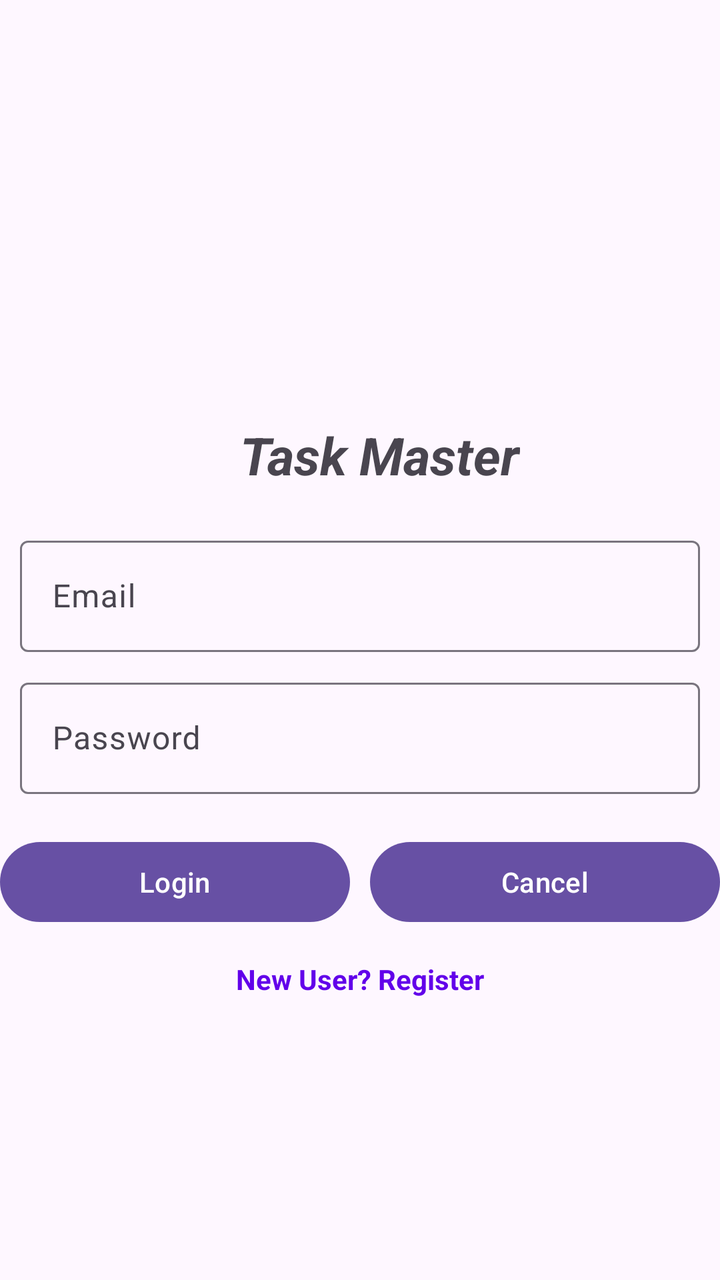
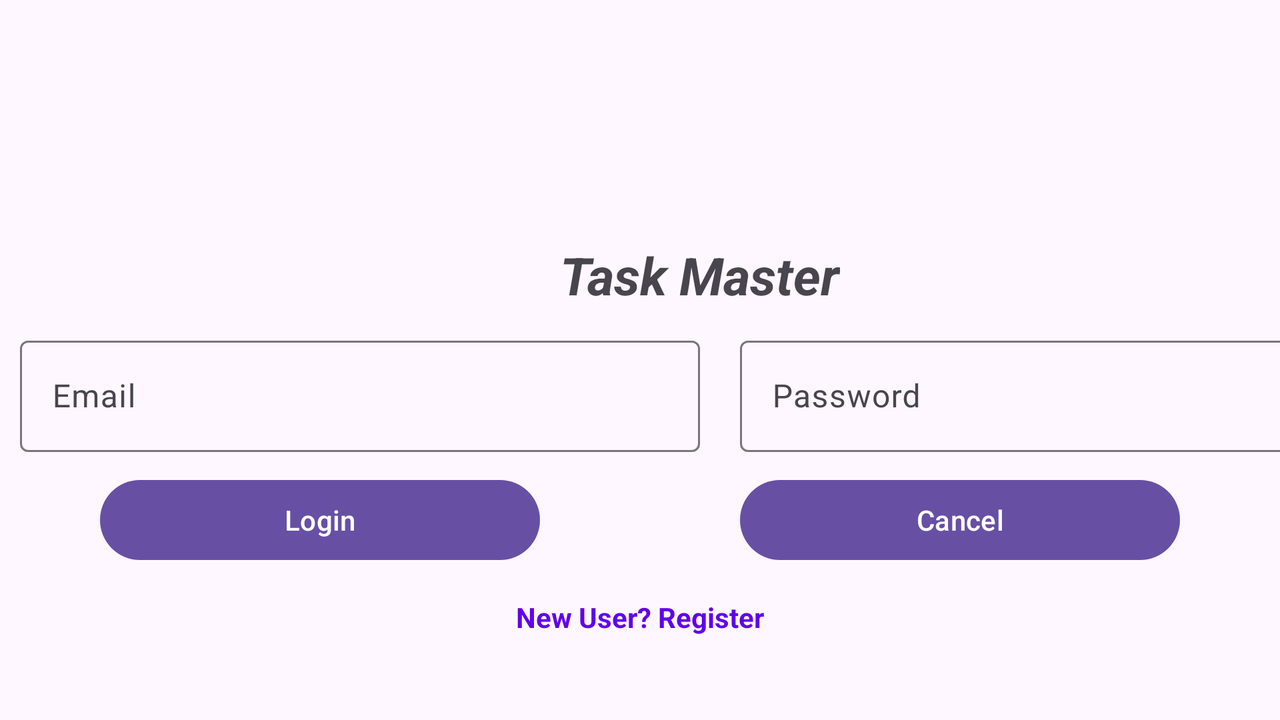

An Android layout and its configuration variant, each rendered on a device that would load it. The default file and the variant file are quoted in full after the pictures.
<!-- AndroidManifest.xml: application theme Theme.Task_Master -->
<!-- res/layout/activity_login.xml -->
<?xml version="1.0" encoding="utf-8"?>
<LinearLayout xmlns:android="http://schemas.android.com/apk/res/android"
    xmlns:app="http://schemas.android.com/apk/res-auto"
    xmlns:tools="http://schemas.android.com/tools"
    android:id="@+id/main"
    android:orientation="vertical"
    android:layout_width="match_parent"
    android:layout_height="match_parent"
    tools:context=".Login">


    <ImageView
        android:id="@+id/ivLogo"
        android:layout_width="100dp"
        android:layout_height="100dp"
        android:contentDescription="Logo"
        android:src="@drawable/ic_logo"
        android:layout_marginLeft="140dp"
        android:layout_marginTop="100dp"
        />

    <TextView
        android:layout_width="wrap_content"
        android:layout_height="wrap_content"
        android:text="Task Master"
        android:textSize="26sp"
        android:textStyle="bold | italic"
        android:layout_marginTop="10dp"
        android:layout_marginLeft="120dp"
        android:id="@+id/tvSlogan"

        />

    <com.google.android.material.textfield.TextInputLayout
        android:layout_width="match_parent"
        android:layout_height="wrap_content"
        android:layout_marginTop="20dp"
        android:layout_marginLeft="10dp"
        android:layout_marginRight="10dp"
        >

        <com.google.android.material.textfield.TextInputEditText
            android:layout_width="match_parent"
            android:layout_height="match_parent"
            android:hint="@string/Email"
            android:id="@+id/etEmail"
            android:inputType="textEmailAddress"
            />

    </com.google.android.material.textfield.TextInputLayout>


    <com.google.android.material.textfield.TextInputLayout
        android:layout_width="match_parent"
        android:layout_height="wrap_content"
        android:layout_marginTop="10dp"
        android:layout_marginLeft="10dp"
        android:layout_marginRight="10dp"
        >

        <com.google.android.material.textfield.TextInputEditText
            android:layout_width="match_parent"
            android:layout_height="match_parent"
            android:hint="@string/password"
            android:id="@+id/etPassword"
            android:inputType="textPassword"
            />

    </com.google.android.material.textfield.TextInputLayout>

    <LinearLayout
        android:layout_width="match_parent"
        android:layout_height="wrap_content"

        >
        <Button
            android:id="@+id/btnLogin"
            android:layout_weight="1"
            android:layout_width="0dp"
            android:layout_height="wrap_content"
            android:text="@string/login"
            android:layout_marginTop="20dp"
            android:layout_marginRight="5dp"
            />

        <Button
            android:id="@+id/btnCancel"
            android:layout_width="0dp"
            android:layout_weight="1"
            android:layout_height="wrap_content"
            android:text="@string/cancel"
            android:layout_marginTop="20dp"
            android:layout_marginLeft="5dp"
            />

    </LinearLayout>

    <TextView
        android:id="@+id/tvSignup"
        android:layout_width="wrap_content"
        android:layout_height="wrap_content"
        android:layout_gravity="center"
        android:layout_marginTop="15dp"
        android:text="New User? Register"
        android:textColor="#6200EA"
        android:textStyle="bold"

        />


</LinearLayout>
<!-- resources referenced by this layout -->
<resources>
  <string name="Email">Email</string>
  <string name="cancel">Cancel</string>
  <string name="login">Login</string>
  <string name="password">Password</string>
  <style name="Theme.Task_Master" parent="Base.Theme.Task_Master" />
  <style name="Base.Theme.Task_Master" parent="Theme.Material3.DayNight.NoActionBar">
          
          
      </style>
</resources>
<!-- res/layout-land/activity_login.xml (the repository's variant of the layout above) -->
<!-- drawn on the phone turned sideways -->
<?xml version="1.0" encoding="utf-8"?>
<LinearLayout xmlns:android="http://schemas.android.com/apk/res/android"
    xmlns:app="http://schemas.android.com/apk/res-auto"
    xmlns:tools="http://schemas.android.com/tools"
    android:id="@+id/main"
    android:orientation="vertical"
    android:layout_width="match_parent"
    android:layout_height="match_parent"
    tools:context=".Login">


    <ImageView
        android:id="@+id/ivLogo"
        android:layout_width="100dp"
        android:layout_height="100dp"
        android:layout_marginStart="300dp"
        android:layout_marginTop="10dp"
        android:contentDescription="Logo"
        android:src="@drawable/ic_logo" />

    <TextView
        android:layout_width="wrap_content"
        android:layout_height="wrap_content"
        android:text="Task Master"
        android:textSize="26sp"
        android:textStyle="bold | italic"
        android:layout_marginTop="10dp"
        android:layout_marginStart="280dp"
        android:id="@+id/tvSlogan"

        />

    <LinearLayout
        android:layout_width="match_parent"
        android:layout_height="wrap_content"
        android:orientation="horizontal"
        >

        <com.google.android.material.textfield.TextInputLayout
            android:layout_width="340dp"
            android:layout_height="wrap_content"
            android:layout_marginTop="10dp"
            android:layout_marginLeft="10dp"
            android:layout_marginRight="10dp"
            >

            <com.google.android.material.textfield.TextInputEditText
                android:layout_width="match_parent"
                android:layout_height="match_parent"
                android:hint="@string/Email"
                android:id="@+id/etEmail"
                android:inputType="textEmailAddress"
                />

        </com.google.android.material.textfield.TextInputLayout>


        <com.google.android.material.textfield.TextInputLayout
            android:layout_width="340dp"
            android:layout_height="wrap_content"
            android:layout_marginTop="10dp"
            android:layout_marginLeft="10dp"
            android:layout_marginRight="10dp"
            >

            <com.google.android.material.textfield.TextInputEditText
                android:layout_width="match_parent"
                android:layout_height="match_parent"
                android:hint="@string/password"
                android:id="@+id/etPassword"
                android:inputType="textPassword"
                />

        </com.google.android.material.textfield.TextInputLayout>

    </LinearLayout>



    <LinearLayout
        android:layout_width="match_parent"
        android:layout_height="wrap_content"

        >
        <Button
            android:id="@+id/btnLogin"
            android:layout_weight="1"
            android:layout_width="0dp"
            android:layout_height="wrap_content"
            android:text="@string/login"
            android:layout_marginTop="10dp"
            android:layout_marginLeft="50dp"
            android:layout_marginRight="50dp"
            />

        <Button
            android:id="@+id/btnCancel"
            android:layout_width="0dp"
            android:layout_weight="1"
            android:layout_height="wrap_content"
            android:text="@string/cancel"
            android:layout_marginTop="10dp"
            android:layout_marginLeft="50dp"
            android:layout_marginRight="50dp"
            />

    </LinearLayout>

    <TextView
        android:id="@+id/tvSignup"
        android:layout_width="wrap_content"
        android:layout_height="wrap_content"
        android:layout_gravity="center"
        android:layout_marginTop="15dp"
        android:text="New User? Register"
        android:textColor="#6200EA"
        android:textStyle="bold"

        />


</LinearLayout>
